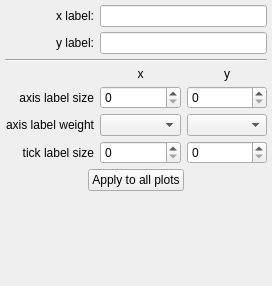
<?xml version="1.0" encoding="UTF-8"?>
<ui version="4.0">
 <class>Form</class>
 <widget class="QWidget" name="Form">
  <property name="geometry">
   <rect>
    <x>0</x>
    <y>0</y>
    <width>272</width>
    <height>286</height>
   </rect>
  </property>
  <property name="windowTitle">
   <string>Form</string>
  </property>
  <layout class="QGridLayout" name="gridLayout">
   <property name="leftMargin">
    <number>5</number>
   </property>
   <property name="topMargin">
    <number>5</number>
   </property>
   <property name="rightMargin">
    <number>5</number>
   </property>
   <property name="bottomMargin">
    <number>5</number>
   </property>
   <property name="verticalSpacing">
    <number>5</number>
   </property>
   <item row="2" column="0">
    <widget class="QLabel" name="label_6">
     <property name="text">
      <string>y label:</string>
     </property>
     <property name="alignment">
      <set>Qt::AlignRight|Qt::AlignTrailing|Qt::AlignVCenter</set>
     </property>
    </widget>
   </item>
   <item row="9" column="2">
    <widget class="QSpinBox" name="value_y_axislabel_size"/>
   </item>
   <item row="10" column="1">
    <widget class="QComboBox" name="combosel_x_axislabel_weight">
     <property name="minimumSize">
      <size>
       <width>70</width>
       <height>0</height>
      </size>
     </property>
    </widget>
   </item>
   <item row="9" column="1">
    <widget class="QSpinBox" name="value_x_axislabel_size"/>
   </item>
   <item row="11" column="1">
    <widget class="QSpinBox" name="value_x_ticklabel_size"/>
   </item>
   <item row="1" column="0">
    <widget class="QLabel" name="label_2">
     <property name="text">
      <string>x label:</string>
     </property>
     <property name="alignment">
      <set>Qt::AlignRight|Qt::AlignTrailing|Qt::AlignVCenter</set>
     </property>
    </widget>
   </item>
   <item row="11" column="0">
    <widget class="QLabel" name="label_5">
     <property name="text">
      <string>tick label size</string>
     </property>
     <property name="alignment">
      <set>Qt::AlignRight|Qt::AlignTrailing|Qt::AlignVCenter</set>
     </property>
    </widget>
   </item>
   <item row="1" column="1" colspan="2">
    <widget class="QLineEdit" name="text_x_axislabel"/>
   </item>
   <item row="5" column="0" colspan="3">
    <widget class="Line" name="line">
     <property name="orientation">
      <enum>Qt::Horizontal</enum>
     </property>
    </widget>
   </item>
   <item row="10" column="2">
    <widget class="QComboBox" name="combosel_y_axislabel_weight">
     <property name="minimumSize">
      <size>
       <width>70</width>
       <height>0</height>
      </size>
     </property>
    </widget>
   </item>
   <item row="9" column="0">
    <widget class="QLabel" name="label_3">
     <property name="text">
      <string>axis label size</string>
     </property>
     <property name="alignment">
      <set>Qt::AlignRight|Qt::AlignTrailing|Qt::AlignVCenter</set>
     </property>
    </widget>
   </item>
   <item row="10" column="0">
    <widget class="QLabel" name="label_4">
     <property name="text">
      <string>axis label weight</string>
     </property>
     <property name="alignment">
      <set>Qt::AlignRight|Qt::AlignTrailing|Qt::AlignVCenter</set>
     </property>
    </widget>
   </item>
   <item row="7" column="1">
    <widget class="QLabel" name="label">
     <property name="font">
      <font>
       <weight>50</weight>
       <bold>false</bold>
      </font>
     </property>
     <property name="text">
      <string>x</string>
     </property>
     <property name="alignment">
      <set>Qt::AlignCenter</set>
     </property>
    </widget>
   </item>
   <item row="12" column="0" colspan="3">
    <layout class="QHBoxLayout" name="horizontalLayout">
     <item>
      <spacer name="horizontalSpacer_2">
       <property name="orientation">
        <enum>Qt::Horizontal</enum>
       </property>
       <property name="sizeHint" stdset="0">
        <size>
         <width>40</width>
         <height>20</height>
        </size>
       </property>
      </spacer>
     </item>
     <item>
      <widget class="QPushButton" name="button_apply_all">
       <property name="text">
        <string>Apply to all plots</string>
       </property>
      </widget>
     </item>
     <item>
      <spacer name="horizontalSpacer">
       <property name="orientation">
        <enum>Qt::Horizontal</enum>
       </property>
       <property name="sizeHint" stdset="0">
        <size>
         <width>40</width>
         <height>20</height>
        </size>
       </property>
      </spacer>
     </item>
    </layout>
   </item>
   <item row="2" column="1" colspan="2">
    <widget class="QLineEdit" name="text_y_axislabel"/>
   </item>
   <item row="13" column="0" colspan="3">
    <spacer name="verticalSpacer">
     <property name="orientation">
      <enum>Qt::Vertical</enum>
     </property>
     <property name="sizeHint" stdset="0">
      <size>
       <width>20</width>
       <height>0</height>
      </size>
     </property>
    </spacer>
   </item>
   <item row="7" column="2">
    <widget class="QLabel" name="label_10">
     <property name="font">
      <font>
       <weight>50</weight>
       <bold>false</bold>
      </font>
     </property>
     <property name="text">
      <string>y</string>
     </property>
     <property name="alignment">
      <set>Qt::AlignCenter</set>
     </property>
    </widget>
   </item>
   <item row="11" column="2">
    <widget class="QSpinBox" name="value_y_ticklabel_size"/>
   </item>
  </layout>
 </widget>
 <tabstops>
  <tabstop>text_x_axislabel</tabstop>
  <tabstop>text_y_axislabel</tabstop>
  <tabstop>value_x_axislabel_size</tabstop>
  <tabstop>value_y_axislabel_size</tabstop>
  <tabstop>combosel_x_axislabel_weight</tabstop>
  <tabstop>combosel_y_axislabel_weight</tabstop>
  <tabstop>value_x_ticklabel_size</tabstop>
  <tabstop>value_y_ticklabel_size</tabstop>
  <tabstop>button_apply_all</tabstop>
 </tabstops>
 <resources/>
 <connections/>
</ui>
